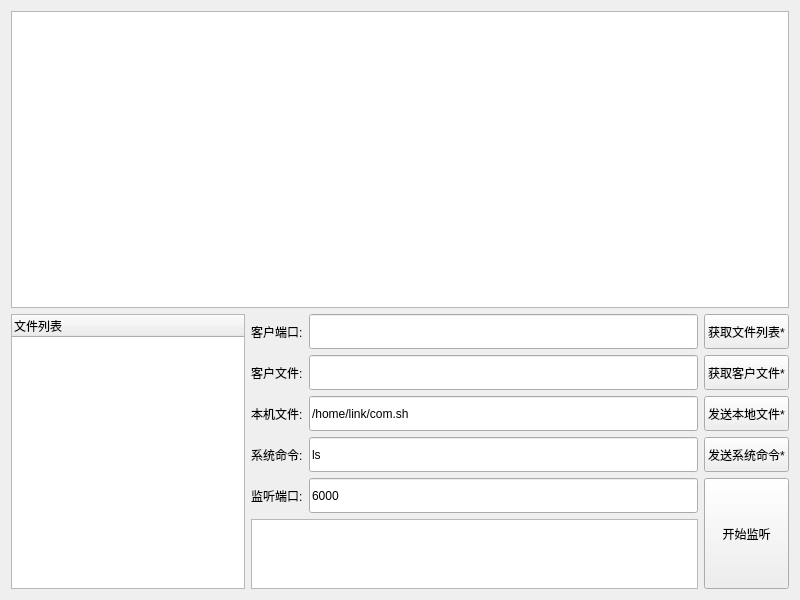
<?xml version="1.0" encoding="UTF-8"?>
<ui version="4.0">
 <class>WinServer</class>
 <widget class="QWidget" name="WinServer">
  <property name="geometry">
   <rect>
    <x>0</x>
    <y>0</y>
    <width>800</width>
    <height>600</height>
   </rect>
  </property>
  <property name="windowTitle">
   <string>Form</string>
  </property>
  <layout class="QGridLayout" name="gridLayout" rowstretch="7,0,0,0,0,0,1" columnstretch="3,0,5,1">
   <item row="0" column="0" colspan="4">
    <widget class="QTableView" name="TabServer">
     <property name="selectionBehavior">
      <enum>QAbstractItemView::SelectRows</enum>
     </property>
     <attribute name="verticalHeaderVisible">
      <bool>false</bool>
     </attribute>
    </widget>
   </item>
   <item row="1" column="0" rowspan="6">
    <widget class="QTreeWidget" name="TabFiles">
     <property name="showDropIndicator" stdset="0">
      <bool>false</bool>
     </property>
     <column>
      <property name="text">
       <string>文件列表</string>
      </property>
     </column>
    </widget>
   </item>
   <item row="1" column="1">
    <widget class="QLabel" name="TextClientPort">
     <property name="text">
      <string>客户端口:</string>
     </property>
    </widget>
   </item>
   <item row="1" column="2">
    <widget class="QLineEdit" name="EditClientPort">
     <property name="sizePolicy">
      <sizepolicy hsizetype="Expanding" vsizetype="Expanding">
       <horstretch>0</horstretch>
       <verstretch>0</verstretch>
      </sizepolicy>
     </property>
     <property name="minimumSize">
      <size>
       <width>0</width>
       <height>35</height>
      </size>
     </property>
    </widget>
   </item>
   <item row="1" column="3">
    <widget class="QPushButton" name="BtnGetFiles">
     <property name="sizePolicy">
      <sizepolicy hsizetype="Expanding" vsizetype="Expanding">
       <horstretch>0</horstretch>
       <verstretch>0</verstretch>
      </sizepolicy>
     </property>
     <property name="text">
      <string>获取文件列表*</string>
     </property>
    </widget>
   </item>
   <item row="2" column="1">
    <widget class="QLabel" name="TextClientFile">
     <property name="text">
      <string>客户文件:</string>
     </property>
    </widget>
   </item>
   <item row="2" column="2">
    <widget class="QLineEdit" name="EditClientFile">
     <property name="sizePolicy">
      <sizepolicy hsizetype="Expanding" vsizetype="Expanding">
       <horstretch>0</horstretch>
       <verstretch>0</verstretch>
      </sizepolicy>
     </property>
     <property name="minimumSize">
      <size>
       <width>0</width>
       <height>35</height>
      </size>
     </property>
    </widget>
   </item>
   <item row="2" column="3">
    <widget class="QPushButton" name="BtnGetCurrentFile">
     <property name="sizePolicy">
      <sizepolicy hsizetype="Expanding" vsizetype="Expanding">
       <horstretch>0</horstretch>
       <verstretch>0</verstretch>
      </sizepolicy>
     </property>
     <property name="text">
      <string>获取客户文件*</string>
     </property>
    </widget>
   </item>
   <item row="3" column="1">
    <widget class="QLabel" name="TextLocalFile">
     <property name="text">
      <string>本机文件:</string>
     </property>
    </widget>
   </item>
   <item row="3" column="2">
    <widget class="QLineEdit" name="EditLocalFile">
     <property name="sizePolicy">
      <sizepolicy hsizetype="Expanding" vsizetype="Expanding">
       <horstretch>0</horstretch>
       <verstretch>0</verstretch>
      </sizepolicy>
     </property>
     <property name="minimumSize">
      <size>
       <width>0</width>
       <height>35</height>
      </size>
     </property>
     <property name="text">
      <string>/home/link/com.sh</string>
     </property>
    </widget>
   </item>
   <item row="3" column="3">
    <widget class="QPushButton" name="BtnPutCurrentFile">
     <property name="sizePolicy">
      <sizepolicy hsizetype="Expanding" vsizetype="Expanding">
       <horstretch>0</horstretch>
       <verstretch>0</verstretch>
      </sizepolicy>
     </property>
     <property name="text">
      <string>发送本地文件*</string>
     </property>
    </widget>
   </item>
   <item row="4" column="1">
    <widget class="QLabel" name="TextCommand">
     <property name="text">
      <string>系统命令:</string>
     </property>
    </widget>
   </item>
   <item row="4" column="2">
    <widget class="QLineEdit" name="EditCommand">
     <property name="sizePolicy">
      <sizepolicy hsizetype="Expanding" vsizetype="Expanding">
       <horstretch>0</horstretch>
       <verstretch>0</verstretch>
      </sizepolicy>
     </property>
     <property name="minimumSize">
      <size>
       <width>0</width>
       <height>35</height>
      </size>
     </property>
     <property name="acceptDrops">
      <bool>false</bool>
     </property>
     <property name="text">
      <string>ls</string>
     </property>
    </widget>
   </item>
   <item row="4" column="3">
    <widget class="QPushButton" name="BtnCommand">
     <property name="sizePolicy">
      <sizepolicy hsizetype="Minimum" vsizetype="Expanding">
       <horstretch>0</horstretch>
       <verstretch>0</verstretch>
      </sizepolicy>
     </property>
     <property name="text">
      <string>发送系统命令*</string>
     </property>
    </widget>
   </item>
   <item row="5" column="1">
    <widget class="QLabel" name="TextUserPort">
     <property name="text">
      <string>监听端口:</string>
     </property>
    </widget>
   </item>
   <item row="5" column="2">
    <widget class="QLineEdit" name="EditUserPort">
     <property name="sizePolicy">
      <sizepolicy hsizetype="Expanding" vsizetype="Expanding">
       <horstretch>0</horstretch>
       <verstretch>0</verstretch>
      </sizepolicy>
     </property>
     <property name="minimumSize">
      <size>
       <width>0</width>
       <height>35</height>
      </size>
     </property>
     <property name="text">
      <string>6000</string>
     </property>
    </widget>
   </item>
   <item row="5" column="3" rowspan="2">
    <widget class="QPushButton" name="BtnStartServer">
     <property name="sizePolicy">
      <sizepolicy hsizetype="Minimum" vsizetype="Expanding">
       <horstretch>0</horstretch>
       <verstretch>0</verstretch>
      </sizepolicy>
     </property>
     <property name="text">
      <string>开始监听</string>
     </property>
    </widget>
   </item>
   <item row="6" column="1" colspan="2">
    <widget class="QTextBrowser" name="Text"/>
   </item>
  </layout>
 </widget>
 <resources/>
 <connections/>
</ui>
